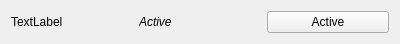
<?xml version="1.0" encoding="UTF-8"?>
<ui version="4.0">
 <class>projectitem</class>
 <widget class="QWidget" name="projectitem">
  <property name="geometry">
   <rect>
    <x>0</x>
    <y>0</y>
    <width>400</width>
    <height>43</height>
   </rect>
  </property>
  <property name="windowTitle">
   <string>Form</string>
  </property>
  <layout class="QGridLayout" name="gridLayout">
   <item row="0" column="0">
    <widget class="QLabel" name="name">
     <property name="font">
      <font>
       <stylestrategy>PreferAntialias</stylestrategy>
      </font>
     </property>
     <property name="text">
      <string>TextLabel</string>
     </property>
    </widget>
   </item>
   <item row="0" column="1">
    <widget class="QLabel" name="active">
     <property name="palette">
      <palette>
       <active>
        <colorrole role="Text">
         <brush brushstyle="SolidPattern">
          <color alpha="255">
           <red>0</red>
           <green>255</green>
           <blue>0</blue>
          </color>
         </brush>
        </colorrole>
       </active>
       <inactive>
        <colorrole role="Text">
         <brush brushstyle="SolidPattern">
          <color alpha="255">
           <red>0</red>
           <green>255</green>
           <blue>0</blue>
          </color>
         </brush>
        </colorrole>
       </inactive>
       <disabled>
        <colorrole role="Text">
         <brush brushstyle="SolidPattern">
          <color alpha="255">
           <red>120</red>
           <green>120</green>
           <blue>120</blue>
          </color>
         </brush>
        </colorrole>
       </disabled>
      </palette>
     </property>
     <property name="font">
      <font>
       <italic>true</italic>
      </font>
     </property>
     <property name="text">
      <string>Active</string>
     </property>
    </widget>
   </item>
   <item row="0" column="2">
    <widget class="QPushButton" name="pushButton">
     <property name="text">
      <string>Active</string>
     </property>
    </widget>
   </item>
  </layout>
 </widget>
 <resources/>
 <connections/>
</ui>
